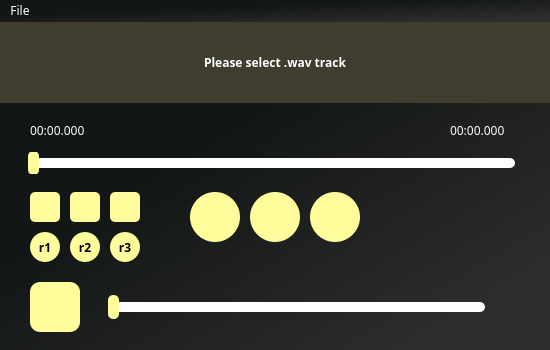
<?xml version="1.0" encoding="UTF-8"?>
<ui version="4.0">
 <class>MainWindow</class>
 <widget class="QMainWindow" name="MainWindow">
  <property name="geometry">
   <rect>
    <x>0</x>
    <y>0</y>
    <width>550</width>
    <height>350</height>
   </rect>
  </property>
  <property name="windowTitle">
   <string>Level Editor - R&amp;S</string>
  </property>
  <property name="styleSheet">
   <string notr="true">background-color: qlineargradient(spread:pad, x1:0, y1:0, x2:1, y2:1, stop:0.369318 rgba(18, 22, 22, 255), stop:0.880682 rgba(45, 46, 43, 255));
font-family: Hack Nerd Font;
color: white;</string>
  </property>
  <widget class="QWidget" name="centralwidget">
   <widget class="QLabel" name="labelMain">
    <property name="geometry">
     <rect>
      <x>0</x>
      <y>0</y>
      <width>550</width>
      <height>81</height>
     </rect>
    </property>
    <property name="font">
     <font>
      <family>Hack Nerd Font</family>
      <bold>true</bold>
     </font>
    </property>
    <property name="styleSheet">
     <string notr="true">background-color: rgb(63, 61, 48);
color: white</string>
    </property>
    <property name="text">
     <string>Please select .wav track</string>
    </property>
    <property name="alignment">
     <set>Qt::AlignmentFlag::AlignCenter</set>
    </property>
   </widget>
   <widget class="QSlider" name="playMain">
    <property name="geometry">
     <rect>
      <x>0</x>
      <y>130</y>
      <width>551</width>
      <height>22</height>
     </rect>
    </property>
    <property name="styleSheet">
     <string notr="true">QSlider::groove:horizontal
{
	height:10px;
	width:480px;
	background: white;
	border-radius:5px;
}
QSlider::handle:horizontal
{
	width: 11px;
	height: 20px;
	background: rgb(255, 252, 155); 
	margin: -7px -7px;
	border-radius: 5px;
}
QSlider
{
	background: none;
}</string>
    </property>
    <property name="orientation">
     <enum>Qt::Orientation::Horizontal</enum>
    </property>
   </widget>
   <widget class="QLabel" name="currentTime">
    <property name="geometry">
     <rect>
      <x>30</x>
      <y>100</y>
      <width>71</width>
      <height>16</height>
     </rect>
    </property>
    <property name="styleSheet">
     <string notr="true">background-color: none;
color: white</string>
    </property>
    <property name="text">
     <string>00:00.000</string>
    </property>
   </widget>
   <widget class="QLabel" name="maxTime">
    <property name="geometry">
     <rect>
      <x>450</x>
      <y>100</y>
      <width>71</width>
      <height>16</height>
     </rect>
    </property>
    <property name="styleSheet">
     <string notr="true">background-color: none;
color: white</string>
    </property>
    <property name="text">
     <string>00:00.000</string>
    </property>
   </widget>
   <widget class="QLabel" name="r1Action">
    <property name="geometry">
     <rect>
      <x>30</x>
      <y>170</y>
      <width>30</width>
      <height>30</height>
     </rect>
    </property>
    <property name="font">
     <font>
      <family>Hack Nerd Font</family>
      <pointsize>12</pointsize>
     </font>
    </property>
    <property name="styleSheet">
     <string notr="true">border: none;
border-radius: 5px;
background-color: rgb(255, 252, 155);
color: black;</string>
    </property>
    <property name="text">
     <string/>
    </property>
    <property name="alignment">
     <set>Qt::AlignmentFlag::AlignCenter</set>
    </property>
   </widget>
   <widget class="QLabel" name="r2Action">
    <property name="geometry">
     <rect>
      <x>70</x>
      <y>170</y>
      <width>30</width>
      <height>30</height>
     </rect>
    </property>
    <property name="font">
     <font>
      <family>Hack Nerd Font</family>
      <pointsize>12</pointsize>
     </font>
    </property>
    <property name="styleSheet">
     <string notr="true">border: none;
border-radius: 5px;
background-color: rgb(255, 252, 155);
color: black;</string>
    </property>
    <property name="text">
     <string/>
    </property>
    <property name="alignment">
     <set>Qt::AlignmentFlag::AlignCenter</set>
    </property>
   </widget>
   <widget class="QLabel" name="r3Action">
    <property name="geometry">
     <rect>
      <x>110</x>
      <y>170</y>
      <width>30</width>
      <height>30</height>
     </rect>
    </property>
    <property name="font">
     <font>
      <family>Hack Nerd Font</family>
      <pointsize>12</pointsize>
     </font>
    </property>
    <property name="styleSheet">
     <string notr="true">border: none;
border-radius: 5px;
background-color: rgb(255, 252, 155);
color: black;</string>
    </property>
    <property name="text">
     <string/>
    </property>
    <property name="alignment">
     <set>Qt::AlignmentFlag::AlignCenter</set>
    </property>
   </widget>
   <widget class="QPushButton" name="r1Button">
    <property name="geometry">
     <rect>
      <x>30</x>
      <y>210</y>
      <width>30</width>
      <height>30</height>
     </rect>
    </property>
    <property name="font">
     <font>
      <family>Hack Nerd Font</family>
      <bold>true</bold>
     </font>
    </property>
    <property name="styleSheet">
     <string notr="true">border: none;
border-radius: 15px;
background-color: rgb(255, 252, 155);
color: black;</string>
    </property>
    <property name="text">
     <string>r1</string>
    </property>
   </widget>
   <widget class="QPushButton" name="r2Button">
    <property name="geometry">
     <rect>
      <x>70</x>
      <y>210</y>
      <width>30</width>
      <height>30</height>
     </rect>
    </property>
    <property name="font">
     <font>
      <family>Hack Nerd Font</family>
      <bold>true</bold>
     </font>
    </property>
    <property name="styleSheet">
     <string notr="true">border: none;
border-radius: 15px;
background-color: rgb(255, 252, 155);
color: black;</string>
    </property>
    <property name="text">
     <string>r2</string>
    </property>
   </widget>
   <widget class="QPushButton" name="r3Button">
    <property name="geometry">
     <rect>
      <x>110</x>
      <y>210</y>
      <width>30</width>
      <height>30</height>
     </rect>
    </property>
    <property name="font">
     <font>
      <family>Hack Nerd Font</family>
      <bold>true</bold>
     </font>
    </property>
    <property name="styleSheet">
     <string notr="true">border: none;
border-radius: 15px;
background-color: rgb(255, 252, 155);
color: black;</string>
    </property>
    <property name="text">
     <string>r3</string>
    </property>
   </widget>
   <widget class="QPushButton" name="resetButton">
    <property name="geometry">
     <rect>
      <x>190</x>
      <y>170</y>
      <width>50</width>
      <height>50</height>
     </rect>
    </property>
    <property name="styleSheet">
     <string notr="true">border: none;
border-radius: 25px;
background-color: rgb(255, 252, 155);
color: black;</string>
    </property>
    <property name="text">
     <string/>
    </property>
    <property name="icon">
     <iconset resource="res-rc.qrc">
      <normaloff>:/icons/icons/stop_24dp_FILL0_wght400_GRAD0_opsz24.svg</normaloff>:/icons/icons/stop_24dp_FILL0_wght400_GRAD0_opsz24.svg</iconset>
    </property>
   </widget>
   <widget class="QPushButton" name="playButton">
    <property name="geometry">
     <rect>
      <x>250</x>
      <y>170</y>
      <width>50</width>
      <height>50</height>
     </rect>
    </property>
    <property name="styleSheet">
     <string notr="true">border: none;
border-radius: 25px;
background-color: rgb(255, 252, 155);
color: black;</string>
    </property>
    <property name="text">
     <string/>
    </property>
    <property name="icon">
     <iconset resource="res-rc.qrc">
      <normaloff>:/icons/icons/play_arrow_24dp_FILL0_wght400_GRAD0_opsz24.svg</normaloff>:/icons/icons/play_arrow_24dp_FILL0_wght400_GRAD0_opsz24.svg</iconset>
    </property>
   </widget>
   <widget class="QPushButton" name="pauseButton">
    <property name="geometry">
     <rect>
      <x>310</x>
      <y>170</y>
      <width>50</width>
      <height>50</height>
     </rect>
    </property>
    <property name="styleSheet">
     <string notr="true">border: none;
border-radius: 25px;
background-color: rgb(255, 252, 155);
color: black;</string>
    </property>
    <property name="text">
     <string/>
    </property>
    <property name="icon">
     <iconset resource="res-rc.qrc">
      <normaloff>:/icons/icons/pause_24dp_FILL0_wght400_GRAD0_opsz24.svg</normaloff>:/icons/icons/pause_24dp_FILL0_wght400_GRAD0_opsz24.svg</iconset>
    </property>
   </widget>
   <widget class="QSlider" name="playSound">
    <property name="geometry">
     <rect>
      <x>80</x>
      <y>260</y>
      <width>441</width>
      <height>51</height>
     </rect>
    </property>
    <property name="styleSheet">
     <string notr="true">QSlider::groove:horizontal
{
	height:10px;
	width:370px;
	background: white;
	border-radius:5px;
}
QSlider::handle:horizontal
{
	width: 11px;
	height: 20px;
	background: rgb(255, 252, 155); 
	margin: -7px -7px;
	border-radius: 5px;
}
QSlider
{
	background: none
}</string>
    </property>
    <property name="orientation">
     <enum>Qt::Orientation::Horizontal</enum>
    </property>
   </widget>
   <widget class="QPushButton" name="soundButton">
    <property name="geometry">
     <rect>
      <x>30</x>
      <y>260</y>
      <width>50</width>
      <height>50</height>
     </rect>
    </property>
    <property name="styleSheet">
     <string notr="true">border: none;
border-radius: 10px;
background-color: rgb(255, 252, 155);
color: black;</string>
    </property>
    <property name="text">
     <string/>
    </property>
    <property name="icon">
     <iconset resource="res-rc.qrc">
      <normaloff>:/icons/icons/volume_up_24dp_FILL0_wght400_GRAD0_opsz24.svg</normaloff>:/icons/icons/volume_up_24dp_FILL0_wght400_GRAD0_opsz24.svg</iconset>
    </property>
    <property name="iconSize">
     <size>
      <width>16</width>
      <height>16</height>
     </size>
    </property>
   </widget>
  </widget>
  <widget class="QMenuBar" name="menubar">
   <property name="geometry">
    <rect>
     <x>0</x>
     <y>0</y>
     <width>550</width>
     <height>20</height>
    </rect>
   </property>
   <widget class="QMenu" name="menuFile">
    <property name="title">
     <string>File</string>
    </property>
    <addaction name="menuSelect"/>
    <addaction name="menuSave"/>
    <addaction name="menuExit"/>
   </widget>
   <addaction name="menuFile"/>
  </widget>
  <action name="menuSelect">
   <property name="text">
    <string>Select</string>
   </property>
  </action>
  <action name="menuSave">
   <property name="text">
    <string>Save</string>
   </property>
  </action>
  <action name="menuExit">
   <property name="text">
    <string>Exit</string>
   </property>
  </action>
 </widget>
 <resources>
  <include location="res-rc.qrc"/>
 </resources>
 <connections/>
</ui>
